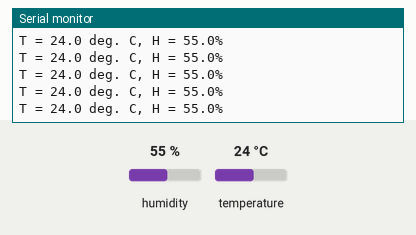
The sketch below on a simulated Arduino Uno, built with avr-gcc and run on an emulated ATmega328P. Shown: the last lines printed to the serial monitor. The test bench sets the inputs (shaded band); at power-on: humidity 55 %, temperature 24 °C.

Above: at 5.3 s.
5.4 s: humidity set to 22 %
12.4 s: temperature set to 12 °C
At 12.9 s:
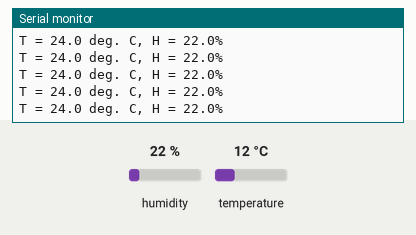
19.4 s: humidity set to 40 %
At 19.9 s:
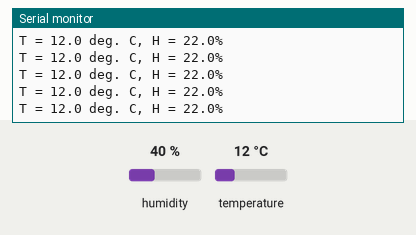
Timing chart, 0 to 22.4 s (numbered marks = the images above; inputs shaded):
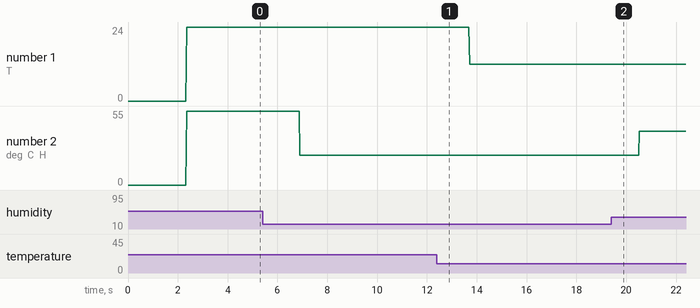

Measured:
- plotted number 1: 24 → 12 after the input at 12.4 s
- plotted number 2: 55 → 22 after the input at 5.4 s, 22 → 40 after the input at 19.4 s

The sketch:

temperature_humidity.ino
```cpp
/*
 * CPE 301 Final Project - Temperature and Humidity Test Code
 * Written by: Tristan Hegseth
 * November 16, 2020
 *
 * Temperature and Humidity are read from DHT sensor
 */

//TEMPERATURE HUMIDITY GLOBALS
#include <dht_nonblocking.h>
#define DHT_SENSOR_TYPE DHT_TYPE_11

static const int DHT_SENSOR_PIN = 2;
DHT_nonblocking dht_sensor( DHT_SENSOR_PIN, DHT_SENSOR_TYPE );

float temperature = 0;
float humidity = 0;


//MAIN FUNCTIONS
void setup() {
  Serial.begin(9600);
}

void loop() {
  dht_sensor.measure(&temperature, &humidity);
  Serial.print( "T = " );
  Serial.print( temperature, 1 );
  Serial.print( " deg. C, H = " );
  Serial.print( humidity, 1 );
  Serial.println( "%" );
}
```
